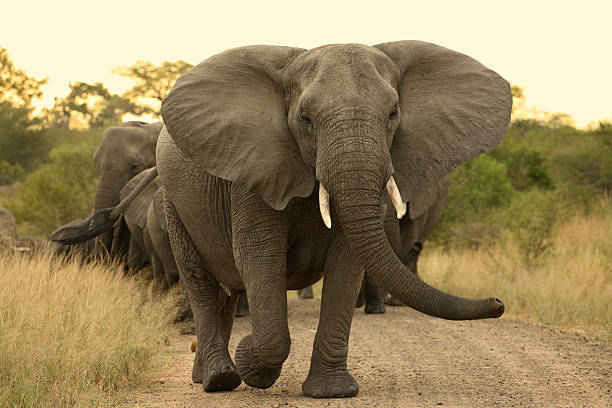
#> input picture SET-1/elephant.jpg, 612 x 408 px, found by its file name
$ python binary_contrast.py
#> lines starting #> are read from the running program, lines starting #| are printed output that depends on the picture; after the words box and inside, x2 and y2 are one past the last pixel; in counts of white or black regions, pixels touching at a corner belong together
import cv2
image = cv2.imread(r'd:\Image-and-Video-Processing-Lab\SET-1\elephant.jpg', cv2.IMREAD_GRAYSCALE)
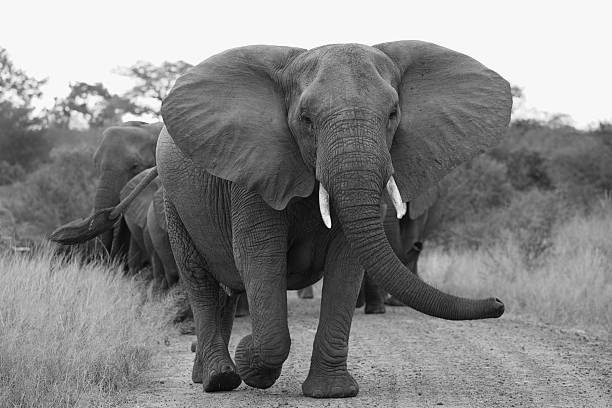
#> image: shape (408, 612); min 0, max 255, mean 133.9

# Apply threshold
_, binary = cv2.threshold(image, 127, 255, cv2.THRESH_BINARY)
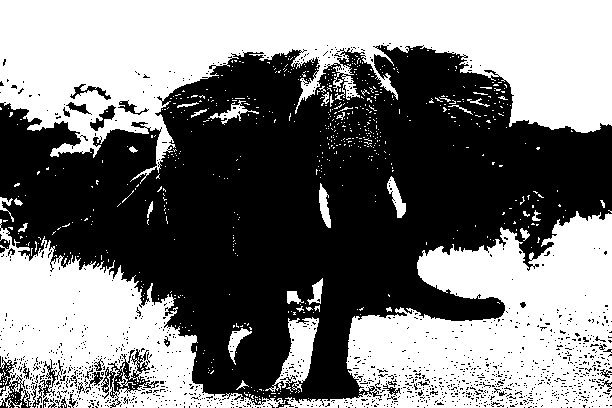
#> binary: shape (408, 612); 48.2% white; 690 white regions (658 under 20 px), largest, box (x1, y1, x2, y2) and area: (0, 0, 612, 184) 56234, (279, 211, 612, 408) 34932, (0, 219, 286, 408) 23238

cv2.imshow("Original Grayscale", image)
cv2.imshow("Binary Contrast Image", binary)
cv2.waitKey(0)
cv2.destroyAllWindows()

$ run again, with SET-1/QUESTIONS-SET-1.jpg copied over SET-1/elephant.jpg
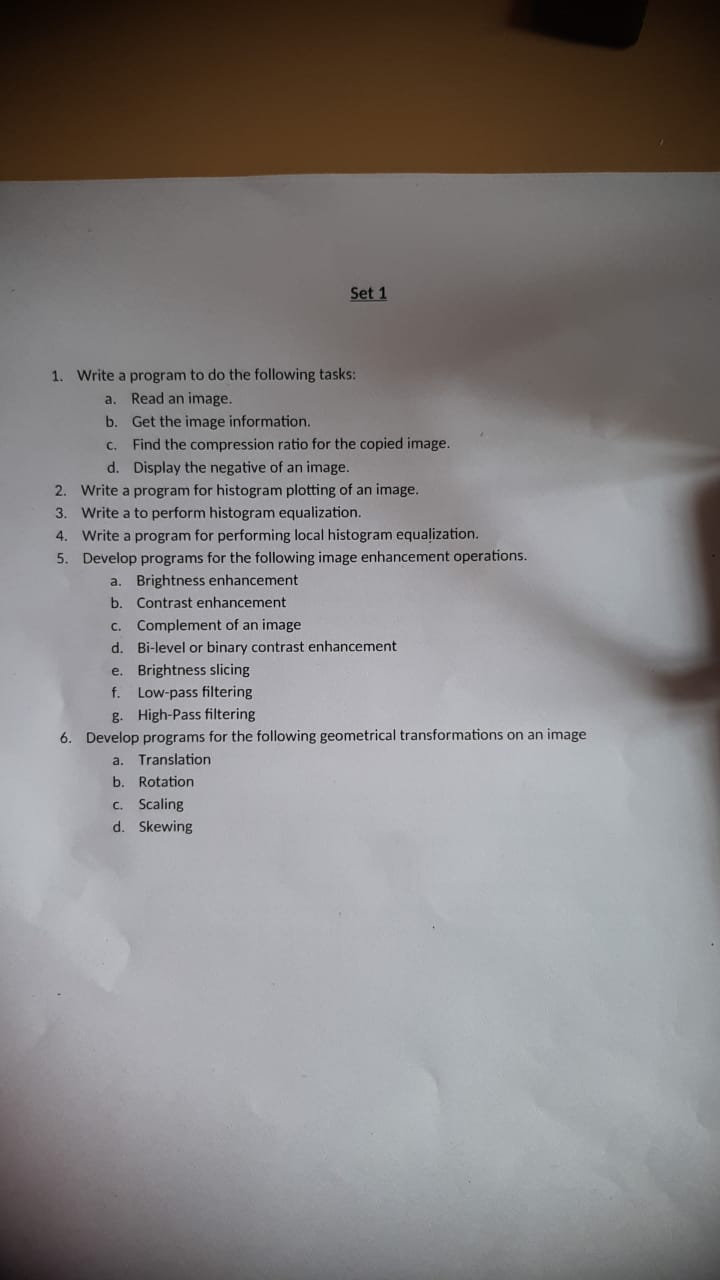
#> input picture SET-1/QUESTIONS-SET-1.jpg, 720 x 1280 px, found by its file name
#> `image = cv2.imread(r'd:\Image-and-Video-Processing-Lab\SET-1\elephant...`:
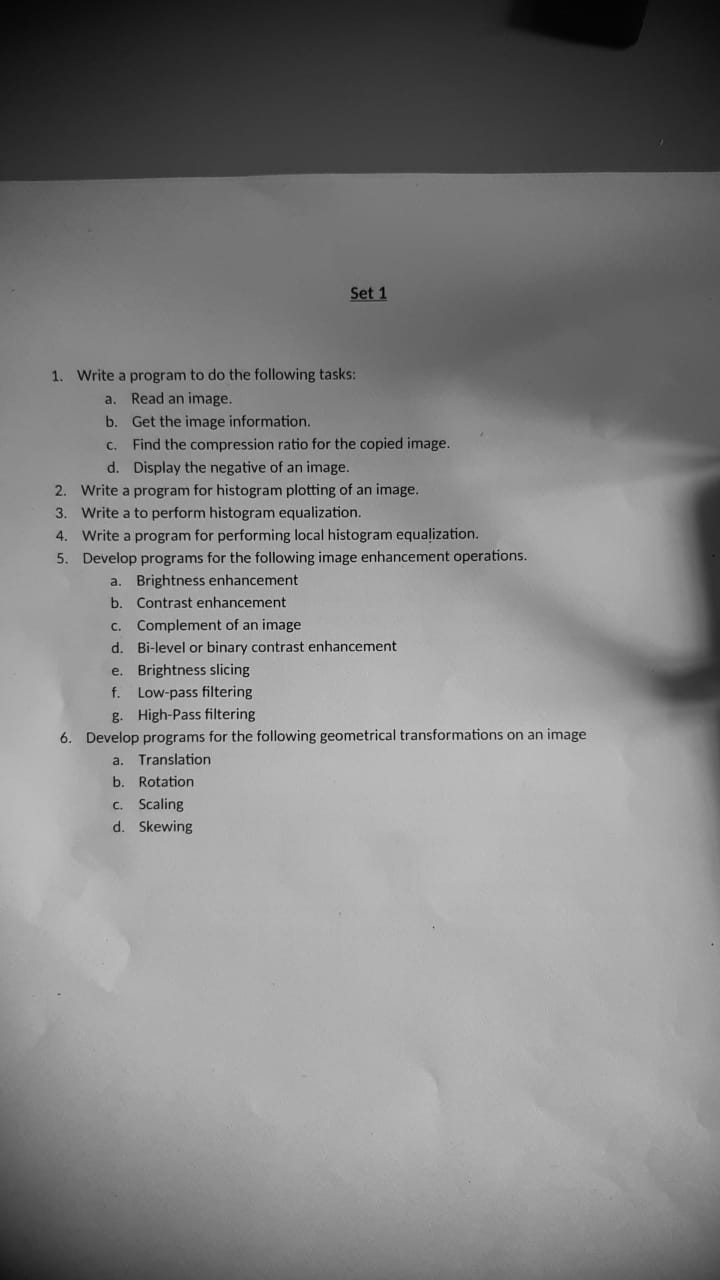
#> image: shape (1280, 720); min 0, max 220, mean 131.7
#> `_, binary = cv2.threshold(image, 127, 255, cv2.THRESH_BINARY)`:
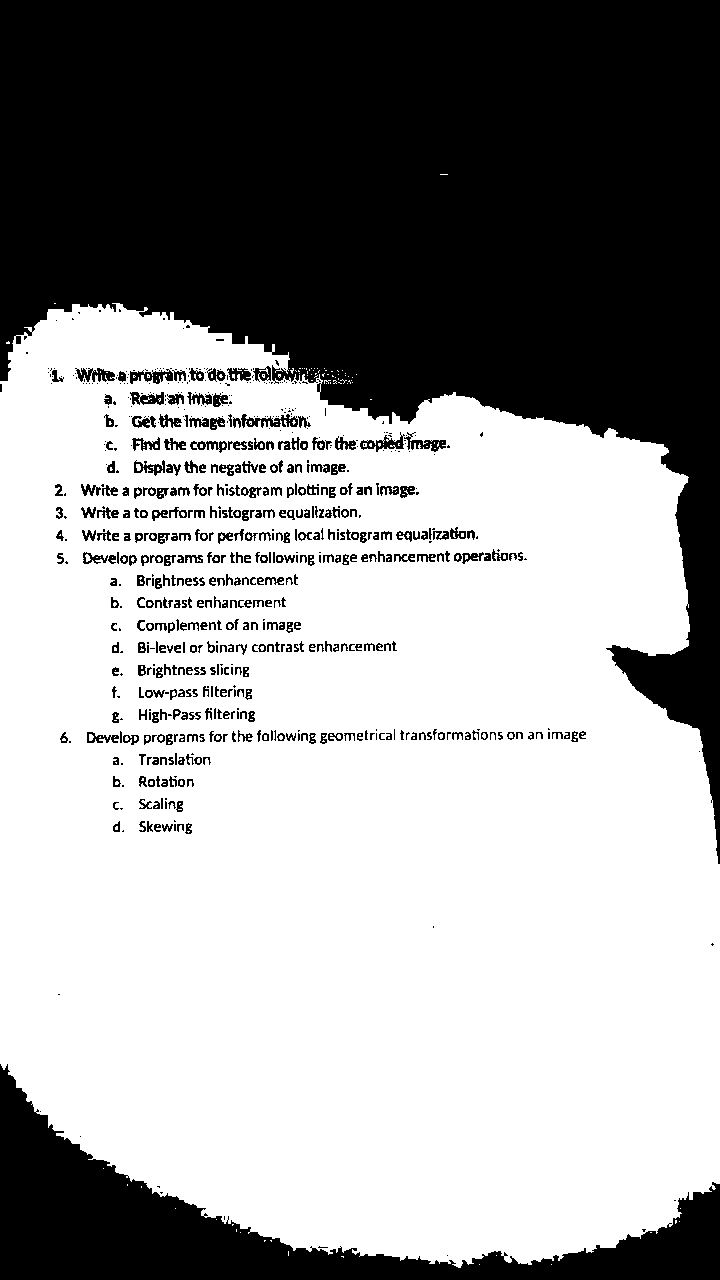
#> binary: shape (1280, 720); 61.3% white; 699 black regions (289 under 20 px), largest, box (x1, y1, x2, y2) and area: (0, 0, 720, 864) 289541, (0, 1064, 720, 1280) 44560, (241, 414, 298, 428) 401
